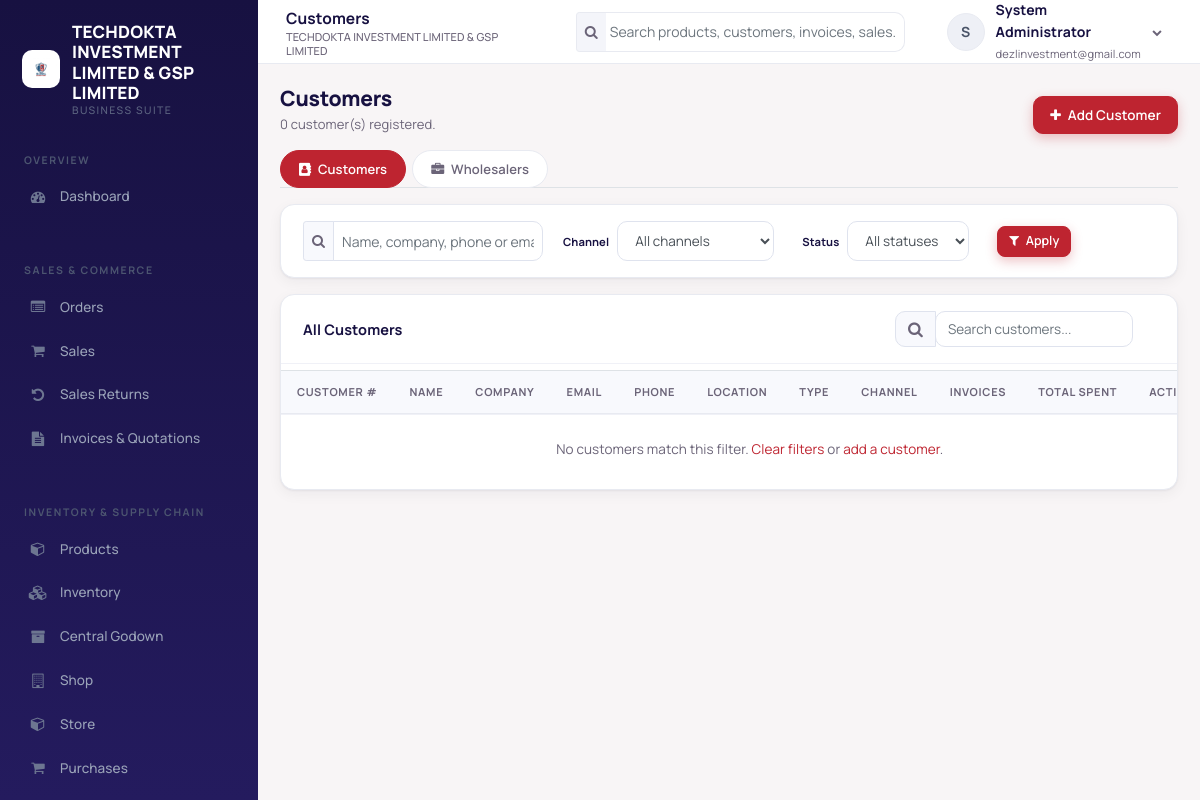
/customers.php (signed in), run on the app's committed database.
### tables this page shows
CREATE TABLE `users` (
  `user_id` int(10) UNSIGNED NOT NULL,
  `tenant_id` int(10) UNSIGNED NOT NULL,
  `username` varchar(100) NOT NULL,
  `email` varchar(191) NOT NULL,
  `password_hash` varchar(255) NOT NULL,
  `first_name` varchar(100) NOT NULL,
  `last_name` varchar(100) NOT NULL,
  `phone` varchar(50) DEFAULT NULL,
  `is_active` tinyint(1) NOT NULL DEFAULT 1,
  `last_login` datetime DEFAULT NULL,
  `created_at` timestamp NOT NULL DEFAULT current_timestamp()
);

### customers.php (the view, shortened to what the rows shown need)
<?php
require_once 'header.php';
require_once 'auth_check.php';
$page_title = 'Customers';
$tab = (string)($_GET['tab'] ?? 'customers') === 'wholesalers' ? 'wholesalers' : 'customers';
require_once 'navbar.php';
require_once 'sidebar.php';
?>
<div class="page-head">
    <div>
        <h1 class="page-title">Customers</h1>
    </div>
</div>
<?php if ($tab === 'customers'): ?>
<div class="card">
    <div class="card-body p-0">
        <div class="table-responsive">
            <table class="table table-hover data-table">
                <thead>
                    <tr>
                        <th>Customer #</th><th>Name</th><th>Company</th><th>Email</th><th>Phone</th><th>Location</th><th>Type</th><th>Channel</th><th>Invoices</th><th>Total Spent</th><th class="text-right">Actions</th>
                    </tr>
                </thead>
            </table>
        </div>
    </div>
</div>
<?php endif; ?>
<?php require_once 'footer.php'; ?>

### navbar.php (shortened to what the rows shown need)
<div class="app-main">
    <header class="topbar">
        <div class="topbar-title"><?php echo isset($page_title) ? e($page_title) : e(system_title()); ?><small><?php echo e(system_title()); ?></small></div>
        <div class="dropdown">
            <a href="#" class="user-menu" data-toggle="dropdown">
                <span class="avatar"><?php echo e(strtoupper(substr($current_user->first_name, 0, 1))); ?></span>
                <span class="hide-xs"><strong><?php echo e($current_user->fullName()); ?></strong><br><small class="text-muted"><?php echo e($current_user->email); ?></small></span>
                <i class="fa fa-chevron-down hide-xs" style="font-size:10px;color:var(--text-muted)"></i>
            </a>
        </div>
    </header>
    <main class="app-content">

### sidebar.php (shortened to what the rows shown need)
<aside class="sidebar" id="sidebar">
    <div class="sidebar-brand">
        <?php $sidebar_logo = system_logo_path(); ?>
        <?php if ($sidebar_logo !== ''): ?>
            <img src="<?php echo e($sidebar_logo); ?>" alt="" class="sidebar-logo">
        <?php endif; ?>
        <div class="brand-text"><?php echo e(system_title()); ?><small>Business Suite</small></div>
    </div>
</aside>

### data on the page
users: tenant "TECHDOKTA INVESTMENT LIMITED & GSP LIMITED", first_name "S", $current_user->fullName() "System Administrator", email "dezlinvestment@gmail.com"

### other printed values
$page_title "Customers"
count($customers) "0"
